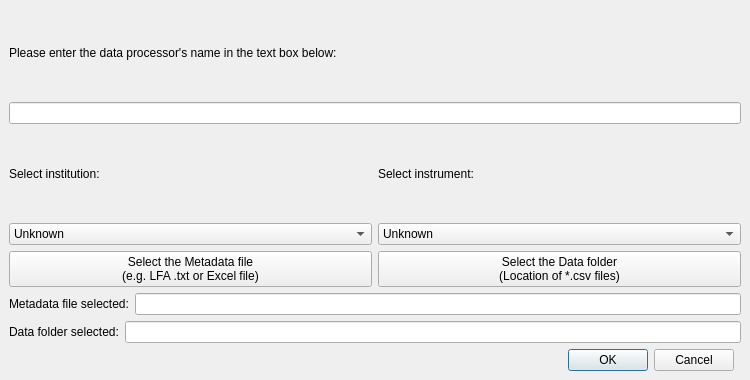
<?xml version="1.0" encoding="UTF-8"?>
<ui version="4.0">
 <class>ThermographMainWindow</class>
 <widget class="QMainWindow" name="ThermographMainWindow">
  <property name="geometry">
   <rect>
    <x>0</x>
    <y>0</y>
    <width>750</width>
    <height>380</height>
   </rect>
  </property>
  <property name="windowTitle">
   <string>Choose Moored Thermograph Files to Process</string>
  </property>
  <widget class="QWidget" name="centralwidget">
   <layout class="QVBoxLayout" name="verticalLayout_main">
    <item>
     <layout class="QVBoxLayout" name="layout_name">
      <item>
       <widget class="QLabel" name="label_name">
        <property name="text">
         <string>Please enter the data processor's name in the text box below:</string>
        </property>
       </widget>
      </item>
      <item>
       <widget class="QLineEdit" name="lineEdit_name"/>
      </item>
     </layout>
    </item>

    <item>
     <layout class="QHBoxLayout" name="layout_combos">
      <item>
       <layout class="QVBoxLayout" name="layout_institution">
        <item>
         <widget class="QLabel" name="label_institution">
          <property name="text">
           <string>Select institution:</string>
          </property>
         </widget>
        </item>
        <item>
         <widget class="QComboBox" name="combo_institution">
          <item><property name="text"><string>Unknown</string></property></item>
          <item><property name="text"><string>BIO</string></property></item>
          <item><property name="text"><string>FSRS</string></property></item>
         </widget>
        </item>
       </layout>
      </item>

      <item>
       <layout class="QVBoxLayout" name="layout_instrument">
        <item>
         <widget class="QLabel" name="label_instrument">
          <property name="text">
           <string>Select instrument:</string>
          </property>
         </widget>
        </item>
        <item>
         <widget class="QComboBox" name="combo_instrument">
          <item><property name="text"><string>Unknown</string></property></item>
          <item><property name="text"><string>Minilog</string></property></item>
          <item><property name="text"><string>Hobo</string></property></item>
         </widget>
        </item>
       </layout>
      </item>
     </layout>
    </item>

    <item>
     <layout class="QHBoxLayout" name="layout_buttons">
      <item>
       <widget class="QPushButton" name="button_metadata">
        <property name="text">
         <string>Select the Metadata file
(e.g. LFA .txt or Excel file)</string>
        </property>
       </widget>
      </item>
      <item>
       <widget class="QPushButton" name="button_datafolder">
        <property name="text">
         <string>Select the Data folder
(Location of *.csv files)</string>
        </property>
       </widget>
      </item>
     </layout>
    </item>

    <item>
     <layout class="QHBoxLayout" name="layout_metadata">
      <item><widget class="QLabel" name="label_metadata"><property name="text"><string>Metadata file selected:</string></property></widget></item>
      <item><widget class="QLineEdit" name="lineEdit_metadata"/></item>
     </layout>
    </item>

    <item>
     <layout class="QHBoxLayout" name="layout_datafolder">
      <item><widget class="QLabel" name="label_datafolder"><property name="text"><string>Data folder selected:</string></property></widget></item>
      <item><widget class="QLineEdit" name="lineEdit_datafolder"/></item>
     </layout>
    </item>

    <item>
     <layout class="QHBoxLayout" name="layout_okcancel">
      <item><spacer name="horizontalSpacer_left"><property name="orientation"><enum>Qt::Horizontal</enum></property></spacer></item>
      <item><widget class="QDialogButtonBox" name="buttonBox"><property name="standardButtons"><set>QDialogButtonBox::Cancel|QDialogButtonBox::Ok</set></property></widget></item>
      <item><spacer name="horizontalSpacer_right"><property name="orientation"><enum>Qt::Horizontal</enum></property></spacer></item>
     </layout>
    </item>
   </layout>
  </widget>
 </widget>
 <resources/>
 <connections/>
</ui>
